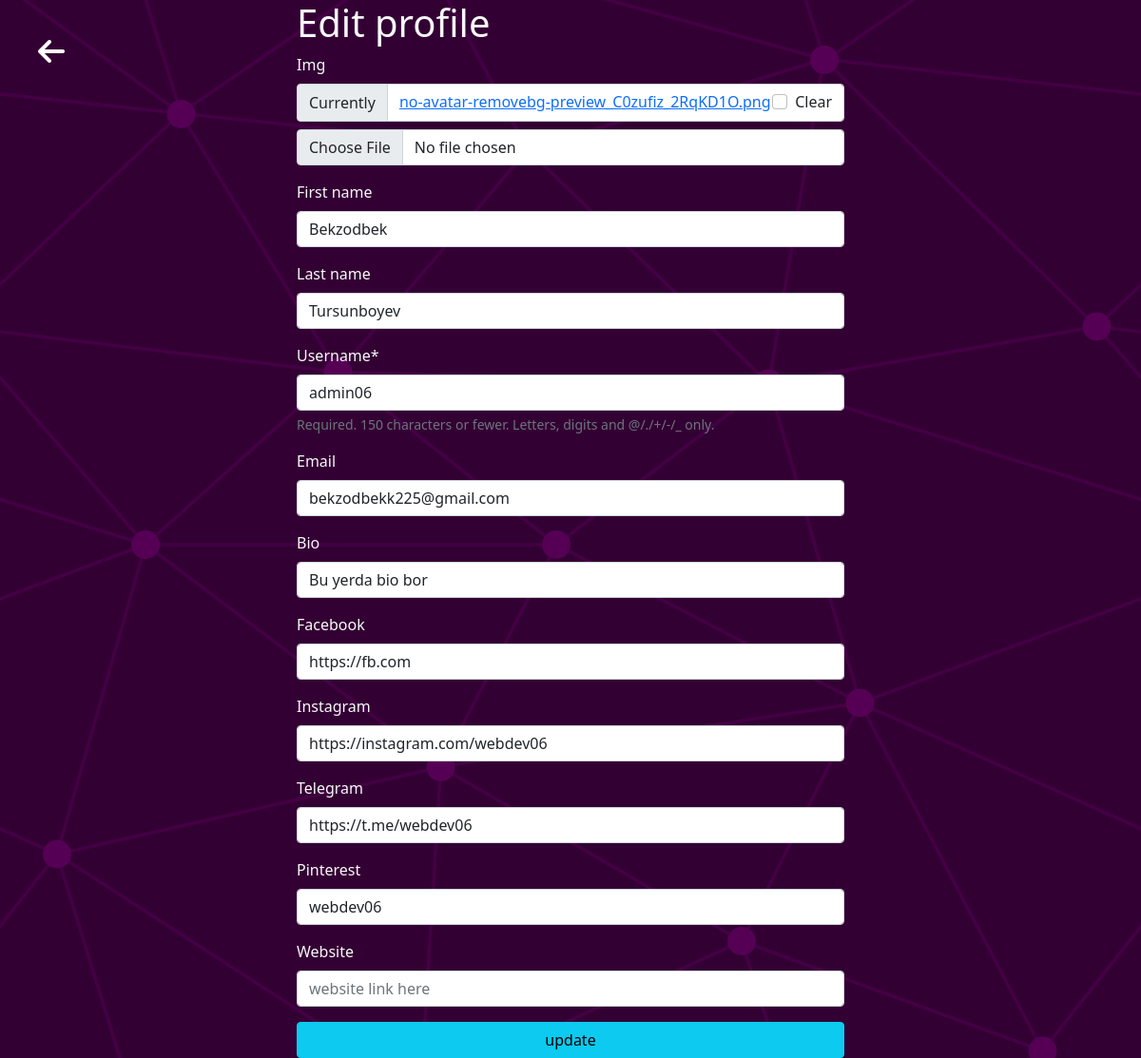
Page /edit_profile/ (signed in) on the earlier database version.
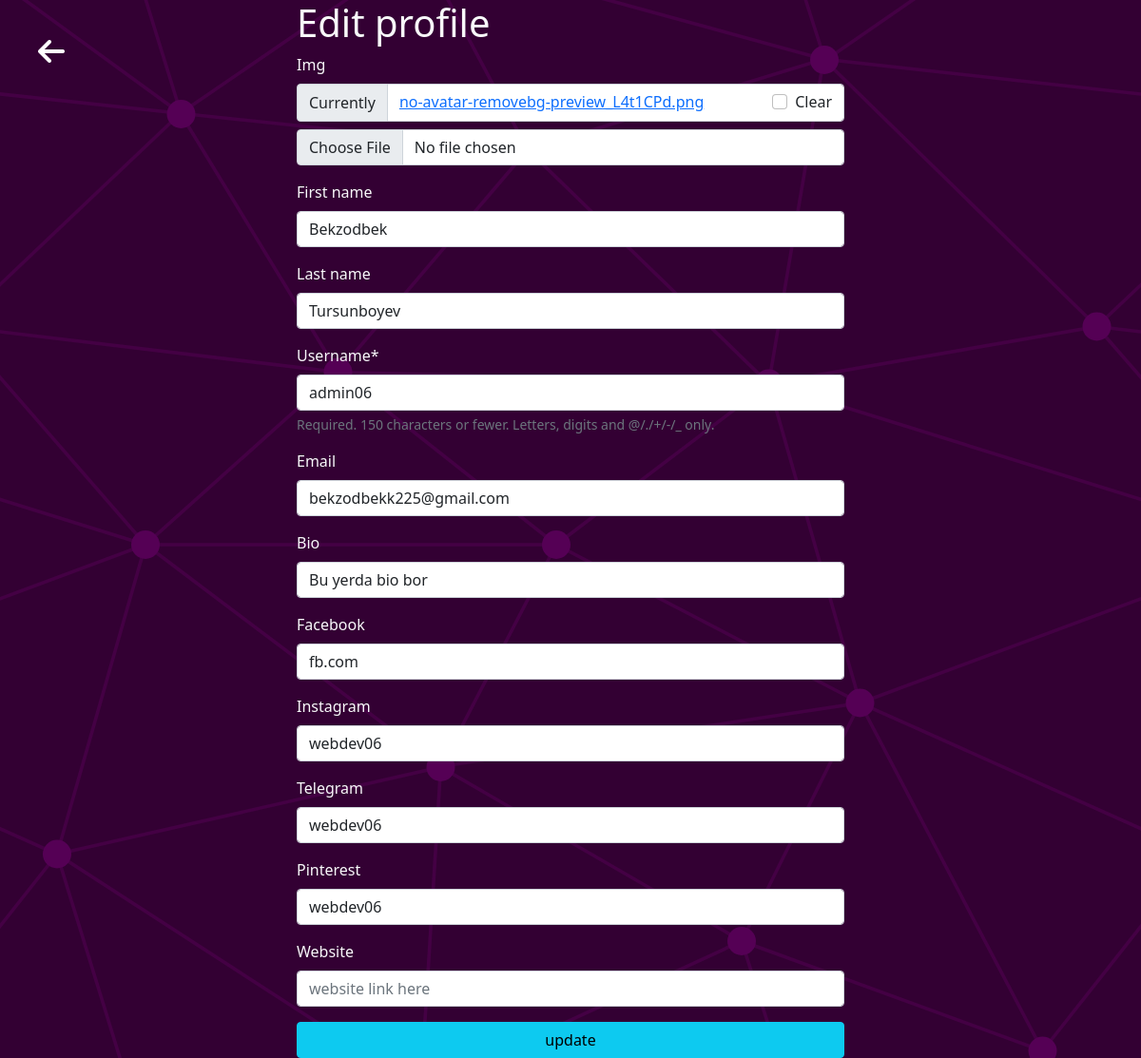
Same page on the later database version.
### dictionary/models.py (models this page shows)
class MyUser(AbstractUser):
    first_name = models.CharField(max_length=50, null=True, blank=True)
    last_name = models.CharField(max_length=50, null=True, blank=True)
    email = models.EmailField(max_length=50, null=True, blank=True)
    bio = models.CharField(max_length=70, null=True, blank=True)
    img = models.ImageField(null=True, blank=True)
    facebook = models.CharField(max_length=70, null=True, blank=True)
    telegram = models.CharField(max_length=70, null=True, blank=True)
    instagram = models.CharField(max_length=70, null=True, blank=True)
    pinterest = models.CharField(max_length=70, null=True, blank=True)
    website = models.CharField(max_length=100, null=True, blank=True)

### dictionary/views.py (the view)
# urls.py: path("edit_profile/", Edit_profile.as_view(), name="settings"),
class Edit_profile(generic.UpdateView):
    form_class = User_change
    template_name = "profile/edit_profile.html"
    success_url = reverse_lazy('app:profile')
    def get_object(self):
        return self.request.user

### dictionary/form.py
class User_change(UserChangeForm):
    class Meta:
        model = User
        fields = ("img", "first_name", "last_name", "username", "email",
                  "bio", "facebook", "instagram", "telegram", "pinterest", "website")
        field_classes = {"username": UsernameField}

### templates/profile/edit_profile.html (shortened to what this page needs)
{% load crispy_forms_tags %}
<!DOCTYPE html>
<html lang="en">
<head>
    <link rel="stylesheet" href="https://cdnjs.cloudflare.com/ajax/libs/font-awesome/6.1.1/css/all.min.css">
    <link href="https://cdn.jsdelivr.net/npm/bootstrap@5.0.2/dist/css/bootstrap.min.css" rel="stylesheet"
>
</head>
<body>
    <a class="gohome" href="{% url 'app:home' %}"><i class="fa-solid fa-arrow-left"></i></a>
    <div class="container text-light" style="width: 600px;">
        <h1>Edit profile</h1>
        <form method="post">
           <div id="owerflow">
            {{ form|crispy }}
           </div>
            <button type="submit" class="btn btn-info w-100 text-center">update</button>
        </form>
    </div>
</body>
</html>

Differences in the rows shown:
changed MyUser "Bekzodbek": facebook "https://fb.com" → "fb.com"; instagram "https://instagram.com/webdev06" → "webdev06"; telegram "https://t.me/webdev06" → "webdev06"
Other differences:
text no longer shown: "Img Currently no-avatar-removebg-preview_C0zufiz_2RqKD1O.png Clear First name Last name Username * Required. 150 characters or fewer. Letters, digits and @/./+/-/_ only. Email Bio Facebook Instagram Telegram Pinterest Website"
text now shown: "Img Currently no-avatar-removebg-preview_L4t1CPd.png Clear First name Last name Username * Required. 150 characters or fewer. Letters, digits and @/./+/-/_ only. Email Bio Facebook Instagram Telegram Pinterest Website"
